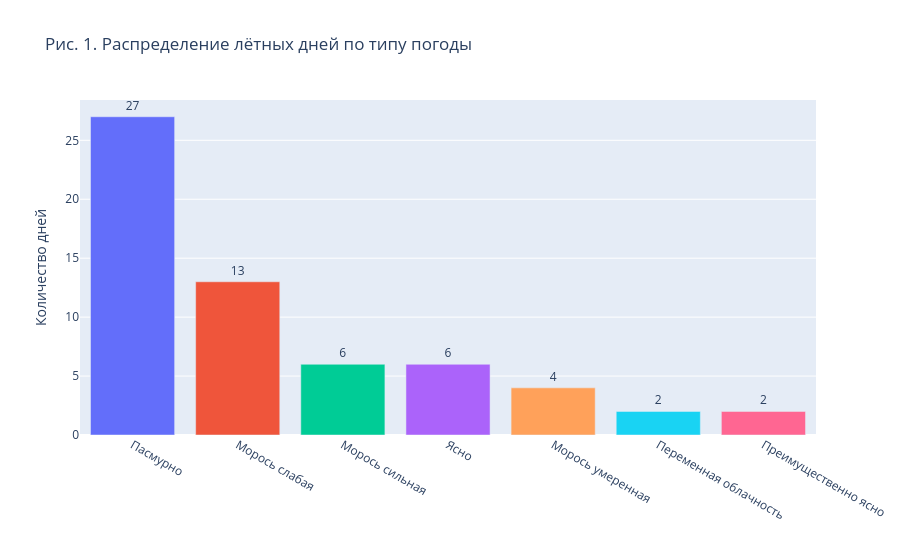

Here is the notebook cell this chart was saved with:
### Markdown cell above
### 1. Обзор выборки и условий эксперимента

Перед анализом ошибки наведения необходимо убедиться, что выборка лётных дней охватывает достаточно разнообразные метеорологические условия и не содержит систематического смещения по какому-либо фактору. Ниже приведено распределение дней по типу погоды и гистограммы ключевых метеопараметров.

### Code cell
weather_counts = weather["weather_code_text"].value_counts().reset_index()
weather_counts.columns = ["Погода", "Дней"]

fig = px.bar(
    weather_counts, x="Погода", y="Дней",
    color="Погода", text="Дней",
    title="Рис. 1. Распределение лётных дней по типу погоды",
)
fig.update_layout(showlegend=False, xaxis_title="", yaxis_title="Количество дней")
fig.update_traces(textposition="outside")
fig.show()

### Figure 1 — Plotly figure (JSON) as saved in the notebook; plotly's stock layout.template omitted (floating-point values rounded to 4 significant figures)
{"data": [{"hovertemplate": "Погода=%{x}<br>Дней=%{text}<extra></extra>", "legendgroup": "Пасмурно", "marker": {"color": "#636efa", "pattern": {"shape": ""}}, "name": "Пасмурно", "orientation": "v", "showlegend": true, "text": [27.0], "textposition": "outside", "type": "bar", "x": ["Пасмурно"], "xaxis": "x", "y": [27], "yaxis": "y"}, {"hovertemplate": "Погода=%{x}<br>Дней=%{text}<extra></extra>", "legendgroup": "Морось слабая", "marker": {"color": "#EF553B", "pattern": {"shape": ""}}, "name": "Морось слабая", "orientation": "v", "showlegend": true, "text": [13.0], "textposition": "outside", "type": "bar", "x": ["Морось слабая"], "xaxis": "x", "y": [13], "yaxis": "y"}, {"hovertemplate": "Погода=%{x}<br>Дней=%{text}<extra></extra>", "legendgroup": "Морось сильная", "marker": {"color": "#00cc96", "pattern": {"shape": ""}}, "name": "Морось сильная", "orientation": "v", "showlegend": true, "text": [6.0], "textposition": "outside", "type": "bar", "x": ["Морось сильная"], "xaxis": "x", "y": [6], "yaxis": "y"}, {"hovertemplate": "Погода=%{x}<br>Дней=%{text}<extra></extra>", "legendgroup": "Ясно", "marker": {"color": "#ab63fa", "pattern": {"shape": ""}}, "name": "Ясно", "orientation": "v", "showlegend": true, "text": [6.0], "textposition": "outside", "type": "bar", "x": ["Ясно"], "xaxis": "x", "y": [6], "yaxis": "y"}, {"hovertemplate": "Погода=%{x}<br>Дней=%{text}<extra></extra>", "legendgroup": "Морось умеренная", "marker": {"color": "#FFA15A", "pattern": {"shape": ""}}, "name": "Морось умеренная", "orientation": "v", "showlegend": true, "text": [4.0], "textposition": "outside", "type": "bar", "x": ["Морось умеренная"], "xaxis": "x", "y": [4], "yaxis": "y"}, {"hovertemplate": "Погода=%{x}<br>Дней=%{text}<extra></extra>", "legendgroup": "Переменная облачность", "marker": {"color": "#19d3f3", "pattern": {"shape": ""}}, "name": "Переменная облачность", "orientation": "v", "showlegend": true, "text": [2.0], "textposition": "outside", "type": "bar", "x": ["Переменная облачность"], "xaxis": "x", "y": [2], "yaxis": "y"}, {"hovertemplate": "Погода=%{x}<br>Дней=%{text}<extra></extra>", "legendgroup": "Преимущественно ясно", "marker": {"color": "#FF6692", "pattern": {"shape": ""}}, "name": "Преимущественно ясно", "orientation": "v", "showlegend": true, "text": [2.0], "textposition": "outside", "type": "bar", "x": ["Преимущественно ясно"], "xaxis": "x", "y": [2], "yaxis": "y"}], "layout": {"barmode": "relative", "legend": {"title": {"text": "Погода"}, "tracegroupgap": 0}, "showlegend": false, "title": {"text": "Рис. 1. Распределение лётных дней по типу погоды"}, "xaxis": {"anchor": "y", "categoryarray": ["Пасмурно", "Морось слабая", "Морось сильная", "Ясно", "Морось умеренная", "Переменная облачность", "Преимущественно ясно"], "categoryorder": "array", "domain": [0, 1], "title": {"text": ""}}, "yaxis": {"anchor": "x", "domain": [0, 1], "title": {"text": "Количество дней"}}}}
